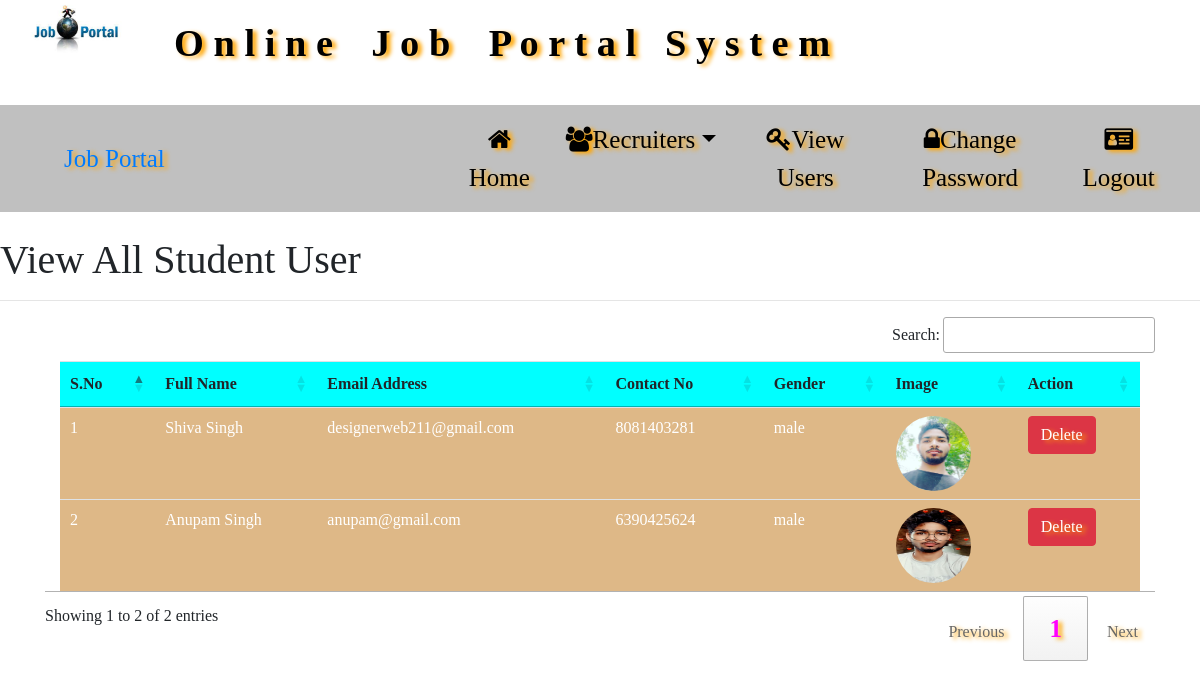
/view_users (signed in), run on the app's committed database.
### job1/models.py (models this page shows, shortened)
class StudentUser(models.Model):
    user=models.ForeignKey(User,on_delete=models.CASCADE)
    mobile=models.CharField(max_length=15,null=True)
    image=models.FileField(null=True)
    gender=models.CharField(max_length=10,null=True)
    type=models.CharField(max_length=15,null=True)

### job1/views.py (the view)
# urls.py: path('view_users', views.view_users, name="view_users"),
def view_users(request):
    if not request.user.is_authenticated:
        return redirect('admin_login')
    data=StudentUser.objects.all()
    d={'data':data}
    return render(request,'view_users.html',d)

### job1/templates/view_users.html (shortened to what this page needs)
{% load static %}
{% block body %}
{% include 'admin_header.html' %}
<link rel="stylesheet" href="https://cdnjs.cloudflare.com/ajax/libs/font-awesome/4.7.0/css/font-awesome.min.css">
<marquee class="one" behavior="alternate" scrollamount="4"><h1>View All Student User</h1></marquee><hr>
<div class="container">
<table class="table table-hover container" id="example" class="display">
    <thead>
    <tr style="background-color:cyan">
        <th>S.No</th>
        <th> Full Name</th>
        <th>Email Address</th>
        <th>Contact No</th>
        <th>Gender</th>
        <th>Image</th>
        <th>Action</th>
    </tr>
    </thead>
<tbody>
{% for c in data %}
  <tr style="background-color:#DEB887;color:white;">
            <td>{{forloop.counter}}</td>
            <td>{{c.user.first_name}}  {{c.user.last_name}}</td>
            <td>{{c.user.username}}</td>
            <td>{{c.mobile}}</td>
            <td>{{c.gender}}</td>
            <td><img src=" {{c.image.url}}" style="width:75px;height:75px;border-radius:50%;"></td>
      <td><a href="{% url 'delete_user' c.id %}" class="btn btn-danger" onclick="return confirm('Are You Sure Delete Your record')">Delete</a></td>
        </tr>
{% endfor %}
</tbody>
</table>
</div>
{% endblock body %}

### job1/templates/admin_header.html (shortened to what this page needs)
<!DOCTYPE html>
<html xmlns:https="http://www.w3.org/1999/xhtml">
{% load static %}
<head>
    <link href="{% static 'css/style.css' %}" rel="stylesheet"/>
  <link rel="stylesheet" href="https://maxcdn.bootstrapcdn.com/bootstrap/4.5.2/css/bootstrap.min.css">
    <link
    rel="stylesheet"
    href="https://cdnjs.cloudflare.com/ajax/libs/animate.css/4.1.1/animate.min.css"
  />
    <link rel="stylesheet" href="https://cdnjs.cloudflare.com/ajax/libs/font-awesome/4.7.0/css/font-awesome.min.css">
 <link rel="stylesheet" href="https://cdn.datatables.net/1.10.25/css/jquery.dataTables.min.css"/>
<link rel="stylesheet" href="https://cdn.datatables.net/buttons/1.7.1/css/buttons.dataTables.min.css"/>
</head>
<body>
<div class="logo">
    <div>
<img src="/static/images/logo.jpg" height="55px" class="log">
  <b class="navbar-brand" id="shiva"><marquee behavior="alternate" scrollamount="4">O n l i n e  &nbsp;&nbsp; J o b &nbsp;&nbsp; P o r t a l &nbsp;&nbsp;S y s t e m</marquee></b>
&nbsp;&nbsp;&nbsp;&nbsp;&nbsp;&nbsp;&nbsp;&nbsp;&nbsp;&nbsp;&nbsp;&nbsp;&nbsp;&nbsp;&nbsp;&nbsp;&nbsp;&nbsp;&nbsp;&nbsp;&nbsp;<span>&nbsp;&nbsp;&nbsp;{{date}}</span>
</div>
<nav class="navbar navbar-expand-sm" style="background-color:silver">
    <a class="navbar-brand text-magenta pl-5 font-weight:bold one" href="https://en.wikipedia.org/wiki/Employment_website" >Job Portal</a>
    <ul class="navbar-nav">
        <li class="nav-item">
            <a class="nav-link" href="{% url 'admin_home'%}" style="margin-left:280px"><i class="fa fa-home" ></i>Home</a>
        </li>
        <li class="nav-item dropdown">
            <a class="nav-link dropdown-toggle" href="#" data-toggle="dropdown"><i class="fa fa-users" ></i>Recruiters</a>
        </li>
        <li class="nav-item">
            <a class="nav-link" href="{% url 'view_users'%}" ><i class="fa fa-key" ></i>View Users</a>
        </li>
        <li class="nav-item">
            <a class="nav-link" href="{% url 'change_passwordadmin'%}" ><i class="fa fa-lock" ></i>Change Password</a>
        </li>
        <li class="nav-item">
            <a class="nav-link" href="{% url 'Logout'%}" ><i class="fa fa-id-card" ></i>Logout</a>
        </li>
    </ul>
</nav>
</body>
</html>

### job1/templates/admin_header.html (style rules this page uses)
body { background-color:white; font-family: 'Lobster', cursive!important; }
* { font-family: 'Monotype Corsiva'; }
a { padding-left:20px; }
#shiva { color:black; font-size: 2.4rem; padding-left:3rem; text-shadow:4px 2px 4px orange; }
a { text-align:center; text-shadow:4px 2px 4px orange; }
.logo { background-color:white; }
.log { margin-left:20px; margin-bottom:50px; }
.nav-link { color:black!important; margin-right:20px; font-size:25px; }
.one { font-size:25px; }
span { color:magenta; font-weight:bold; font-size:25px; text-shadow:2px 2px 4px gold; }

### data on the page
StudentUser: user.first_name "Shiva", user.last_name "Singh", user.username "designerweb211@gmail.com", mobile "8081403281", gender "male", image (picture)
StudentUser: user.first_name "Anupam", user.last_name "Singh", user.username "anupam@gmail.com", mobile "6390425624", gender "male", image (picture)
